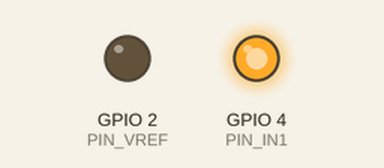
This sketch was run on a simulated ESP32. Parts: output pins drawn as LEDs (lit = HIGH).

Above: at 0.05 s.
At 7.5 s:
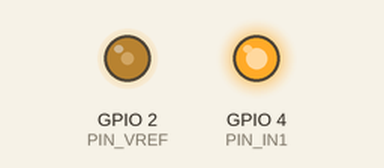
At 15.0 s:
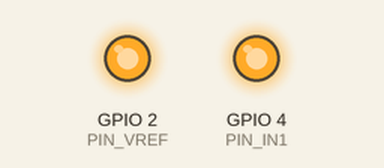
Timing chart, 0 to 17.3 s (numbered marks = the images above):
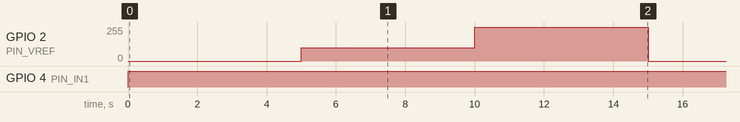

Measured:
- by itself, GPIO 2 (PIN_VREF): repeats every 15.0 s: 255/255 5.0 s, 0/255 5.0 s, 100/255 5.0 s
- by itself, GPIO 4 (PIN_IN1): LOW → HIGH at 0.00 s

The sketch:

pwm.ino
```cpp
#define PIN_IN1  4
#define PIN_VREF 2 // PWM

void setup(){
  pinMode(PIN_IN1,OUTPUT);
  ledcSetup(0, 490, 8);
  ledcAttachPin(PIN_VREF, 0);
  ledcWrite(0, 255);
}

void loop(){
    ledcWrite(0, 0);
    digitalWrite(PIN_IN1,HIGH);
    delay(5000);
    //digitalWrite(PIN_IN1,LOW);
    //delay(5000);
    ledcWrite(0, 100);
    digitalWrite(PIN_IN1,HIGH);
    delay(5000);
    //digitalWrite(PIN_IN1,LOW);
    //delay(5000);
    ledcWrite(0, 255);
    digitalWrite(PIN_IN1,HIGH);
    delay(5000);
    //digitalWrite(PIN_IN1,LOW);
    //delay(5000);

}
```
